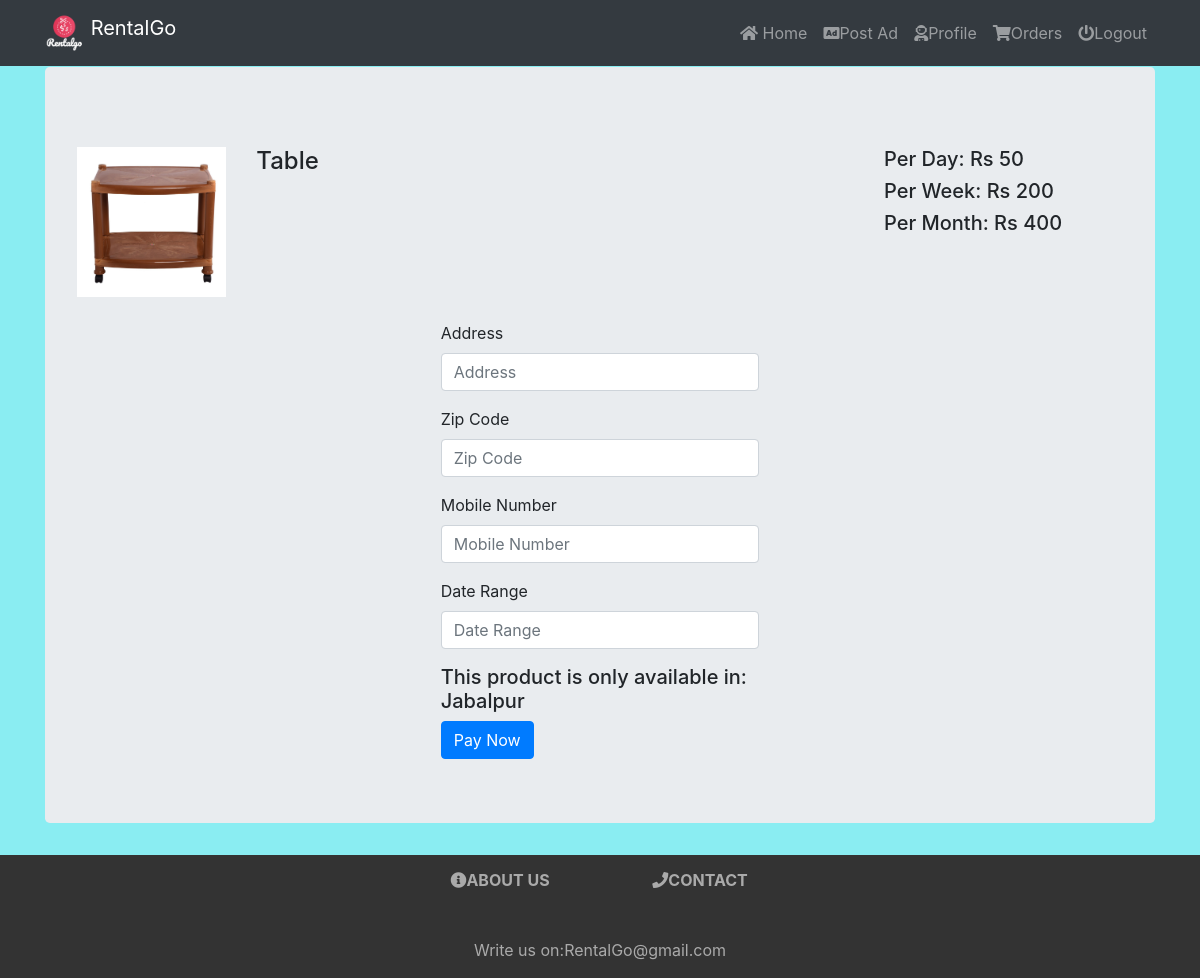
The page /products/order/10 (signed in) on the database its author committed.
### products/models.py (models this page shows, shortened)
class Product(models.Model):
    prod_name = models.CharField(max_length=128, blank=False)
    description = models.TextField(blank=False)
    quantity = models.PositiveIntegerField(default=1, blank=False)
    dprice = models.PositiveIntegerField()
    wprice = models.PositiveIntegerField()
    mprice = models.PositiveIntegerField()
    img1 = models.ImageField(upload_to='images/',null=True)
    img2 = models.ImageField(upload_to='images/',null=True)
    owner = models.ForeignKey(User,null=True, on_delete=models.CASCADE, related_name='products')
    selling_choice = [
        ('y','YES'),
        ('n','NO'),
    ]
    available_for_selling = models.CharField(max_length=1, choices=selling_choice, default='n')
    sprice = models.PositiveIntegerField(default=0)
    cities = [
        ('Mumbai','Mumbai'),
        ('Delhi','Delhi'),
        ('Jabalpur','Jabalpur'),
        ('Goa','Goa'),
        ('Bangalore','Bangalore'),
        ('Hyderabad','Hyderabad'),
        ('Lucknow','Lucknow'),
        ('Kanpur','Kanpur'),
        ('Gwalior','Gwalior'),
        ('Gurgaon','Gurgaon'),
    ]
    city_choice = models.CharField(max_length=15, choices=cities, default='Jabalpur')

### products/views.py (the view)
# urls.py: path('order/<int:product_id>', views.new_order, name='new_order'),
@login_required
def new_order(request, product_id):
    product = get_object_or_404(Product, pk=product_id)
    if request.method == 'POST':
        if product.quantity == 0:
            return render(request, 'products/detail.html', {'product':product})
        form = OrderForm(request.POST)
        if form.is_valid():
            order = form.save(commit=False)
            order.product = product
            order.receiver = request.user
            order.sender = product.owner
            order.order_date = datetime.date.today()
            range = order.date_range.split(' - ')
            start = range[0].split('/')
            end = range[1].split('/')
            d1 = datetime.date( int(start[2]), int(start[1]), int(start[0]))
            d2 = datetime.date( int(end[2]), int(end[1]), int(end[0]))
            diff = d2-d1
            order.cost = (diff.days//30)*product.mprice + ((diff.days%30)//7)*product.wprice + (diff.days%7)*product.dprice
            if order.cost == 0:
                order_form = OrderForm
                return render(request, 'products/order.html', {'order_form':order_form, 'product':product, 'error':'Select two different dates'})
            order.city_choice = product.city_choice
            order.save()
            param_dict = {
                'MID': 'WorldP64425807474247',
                'ORDER_ID': str(100000000000000002837891-order.id),
                'TXN_AMOUNT': str(order.cost),
                'CUST_ID': request.user.email,
                'INDUSTRY_TYPE_ID': 'Retail',
                'WEBSITE': 'WEBSTAGING',
                'CHANNEL_ID': 'WEB',
                'CALLBACK_URL':'http://127.0.0.1:8000/products/payment_status/',
            }
            param_dict['CHECKSUMHASH'] = Checksum.generate_checksum(param_dict, MERCHANT_KEY)
            return render(request, 'products/paytm.html', {'param_dict': param_dict})
    else:
        if request.user.profile.kyc_verified == "n":
            product=Product.objects
            return render(request, 'products/home.html',  {'product':product, 'error':'Select two different dates'})
        else:
            order_form = OrderForm
            return render(request, 'products/order.html', {'order_form':order_form, 'product':product})

### products/templates/products/order.html (shortened to what this page needs)
{% extends 'base.html' %}
{% load bootstrap3 %}
{% block content %}
<div class="jumbotron">
    <div class="row pb-4 pt-3">
      <div class="col-2" >
        <img src="{{ product.img1.url }}" class="img-fluid ">
      </div>
      <div class="col-7">
        <h4>{{ product.prod_name }}</h4>
      </div>
      <div class="col-3">
        <h5>Per Day: Rs {{ product.dprice }}</h5>
        <h5>Per Week: Rs {{ product.wprice }}</h5>
        <h5>Per Month: Rs {{ product.mprice }}</h5>
      </div>
    </div>
    <div class="container col-4">
      <form method="POST">
        {% bootstrap_form order_form %}
        <h5>This product is only available in: {{ product.city_choice }}</h5>
        <input type="submit" class="btn btn-primary" value="Pay Now">
      </form>
    </div>
</div>
{% endblock %}

### rentalgo/templates/base.html (style rules this page uses)
body { background: url("http://paper-backgrounds.com/textureimages/2012/12/red-wood-texture-background1-500x333.jpg"); }

### rows shown on the page
Product: img1 (picture), prod_name "Table", dprice "50", wprice "200", mprice "400", city_choice "Jabalpur"
